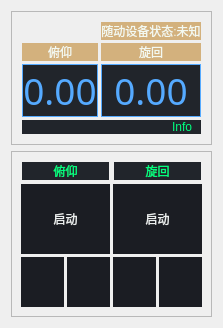
                  <widget class="QWidget" name="page_dc_run">
                   <layout class="QVBoxLayout" name="verticalLayout_5">
                    <item>
                     <widget class="QFrame" name="frame_2">
                      <property name="maximumSize">
                       <size>
                        <width>16777215</width>
                        <height>300</height>
                       </size>
                      </property>
                      <property name="frameShape">
                       <enum>QFrame::StyledPanel</enum>
                      </property>
                      <property name="frameShadow">
                       <enum>QFrame::Raised</enum>
                      </property>
                      <layout class="QHBoxLayout" name="horizontalLayout_10">
                       <item>
                        <layout class="QGridLayout" name="gridLayout">
                         <property name="spacing">
                          <number>1</number>
                         </property>
                         <item row="3" column="0">
                          <widget class="QLabel" name="label_fy_angle">
                           <property name="font">
                            <font>
                             <family>Pixel LCD7</family>
                             <pointsize>28</pointsize>
                            </font>
                           </property>
                           <property name="styleSheet">
                            <string notr="true">color: rgb(85, 170, 255);
margin:1px;
background-color: rgb(33, 37, 43);</string>
                           </property>
                           <property name="frameShape">
                            <enum>QFrame::Box</enum>
                           </property>
                           <property name="text">
                            <string>0.00</string>
                           </property>
                           <property name="alignment">
                            <set>Qt::AlignCenter</set>
                           </property>
                          </widget>
                         </item>
                         <item row="3" column="1">
                          <widget class="QLabel" name="label_xh_angle">
                           <property name="font">
                            <font>
                             <family>Pixel LCD7</family>
                             <pointsize>28</pointsize>
                            </font>
                           </property>
                           <property name="styleSheet">
                            <string notr="true">color: rgb(85, 170, 255);
margin:1px;
background-color: rgb(33, 37, 43);</string>
                           </property>
                           <property name="frameShape">
                            <enum>QFrame::Box</enum>
                           </property>
                           <property name="text">
                            <string>0.00</string>
                           </property>
                           <property name="alignment">
                            <set>Qt::AlignCenter</set>
                           </property>
                          </widget>
                         </item>
                         <item row="4" column="0" colspan="2">
                          <widget class="QLabel" name="label_dc_Info">
                           <property name="maximumSize">
                            <size>
                             <width>16777215</width>
                             <height>35</height>
                            </size>
                           </property>
                           <property name="styleSheet">
                            <string notr="true">background-color: rgb(33, 37, 43);
padding-right:6px;
margin:1px;
color: rgb(0, 255, 127);</string>
                           </property>
                           <property name="text">
                            <string>Info</string>
                           </property>
                           <property name="alignment">
                            <set>Qt::AlignRight|Qt::AlignTrailing|Qt::AlignVCenter</set>
                           </property>
                          </widget>
                         </item>
                         <item row="2" column="1">
                          <widget class="QLabel" name="label_5">
                           <property name="maximumSize">
                            <size>
                             <width>16777215</width>
                             <height>35</height>
                            </size>
                           </property>
                           <property name="styleSheet">
                            <string notr="true">background-color:#d3b17d;
margin:1px;
color:#f3f9f1;</string>
                           </property>
                           <property name="text">
                            <string>旋回</string>
                           </property>
                           <property name="alignment">
                            <set>Qt::AlignCenter</set>
                           </property>
                          </widget>
                         </item>
                         <item row="2" column="0">
                          <widget class="QLabel" name="label_6">
                           <property name="maximumSize">
                            <size>
                             <width>16777215</width>
                             <height>35</height>
                            </size>
                           </property>
                           <property name="styleSheet">
                            <string notr="true">background-color:#d3b17d;
margin:1px;
color:#f3f9f1;</string>
                           </property>
                           <property name="text">
                            <string>俯仰</string>
                           </property>
                           <property name="alignment">
                            <set>Qt::AlignCenter</set>
                           </property>
                          </widget>
                         </item>
                         <item row="0" column="1">
                          <widget class="QLabel" name="label_2">
                           <property name="maximumSize">
                            <size>
                             <width>16777215</width>
                             <height>35</height>
                            </size>
                           </property>
                           <property name="styleSheet">
                            <string notr="true">background-color:#d3b17d;
margin:1px;
color:#f3f9f1;</string>
                           </property>
                           <property name="text">
                            <string>随动设备状态:未知</string>
                           </property>
                           <property name="alignment">
                            <set>Qt::AlignCenter</set>
                           </property>
                          </widget>
                         </item>
                        </layout>
                       </item>
                      </layout>
                     </widget>
                    </item>
                    <item>
                     <widget class="QFrame" name="frame_5">
                      <property name="frameShape">
                       <enum>QFrame::StyledPanel</enum>
                      </property>
                      <property name="frameShadow">
                       <enum>QFrame::Raised</enum>
                      </property>
                      <layout class="QHBoxLayout" name="horizontalLayout_11">
                       <item>
                        <layout class="QGridLayout" name="gridLayout_2">
                         <property name="spacing">
                          <number>3</number>
                         </property>
                         <item row="2" column="1">
                          <widget class="QPushButton" name="pushButton_DC_MainPower_Ctl">
                           <property name="sizePolicy">
                            <sizepolicy hsizetype="Preferred" vsizetype="Preferred">
                             <horstretch>0</horstretch>
                             <verstretch>0</verstretch>
                            </sizepolicy>
                           </property>
                           <property name="minimumSize">
                            <size>
                             <width>0</width>
                             <height>50</height>
                            </size>
                           </property>
                           <property name="maximumSize">
                            <size>
                             <width>16777215</width>
                             <height>16777215</height>
                            </size>
                           </property>
                           <property name="styleSheet">
                            <string notr="true">QPushButton {
	background-image: url(:/images_icons_20/images/icons/20x20/cil-check-alt.png);
	background-position: center;
	background-repeat: no-reperat;
	border: none;
	background-color: rgb(27, 29, 35);
}
QPushButton:hover {
	background-color: rgb(33, 37, 43);
}
QPushButton:pressed {	
	background-color: rgb(85, 170, 255);
}</string>
                           </property>
                           <property name="text">
                            <string/>
                           </property>
                          </widget>
                         </item>
                         <item row="2" column="0">
                          <widget class="QPushButton" name="pushButton_DC_SpeakerCtl">
                           <property name="sizePolicy">
                            <sizepolicy hsizetype="Preferred" vsizetype="Preferred">
                             <horstretch>0</horstretch>
                             <verstretch>0</verstretch>
                            </sizepolicy>
                           </property>
                           <property name="minimumSize">
                            <size>
                             <width>0</width>
                             <height>50</height>
                            </size>
                           </property>
                           <property name="maximumSize">
                            <size>
                             <width>16777215</width>
                             <height>16777215</height>
                            </size>
                           </property>
                           <property name="styleSheet">
                            <string notr="true">QPushButton {
	background-image: url(:/images_icons_20/images/icons/20x20/cil-volume-off.png);
	background-position: center;
	background-repeat: no-reperat;
	border: none;
	background-color: rgb(27, 29, 35);
}
QPushButton:hover {
	background-color: rgb(33, 37, 43);
}
QPushButton:pressed {	
	background-color: rgb(85, 170, 255);
}</string>
                           </property>
                           <property name="text">
                            <string/>
                           </property>
                          </widget>
                         </item>
                         <item row="0" column="0" colspan="2">
                          <widget class="QLabel" name="label_8">
                           <property name="sizePolicy">
                            <sizepolicy hsizetype="Expanding" vsizetype="Preferred">
                             <horstretch>0</horstretch>
                             <verstretch>0</verstretch>
                            </sizepolicy>
                           </property>
                           <property name="maximumSize">
                            <size>
                             <width>16777215</width>
                             <height>45</height>
                            </size>
                           </property>
                           <property name="styleSheet">
                            <string notr="true">background-color: rgb(33, 37, 43);
margin:1px;
color: rgb(0, 255, 127);</string>
                           </property>
                           <property name="text">
                            <string>俯仰</string>
                           </property>
                           <property name="alignment">
                            <set>Qt::AlignCenter</set>
                           </property>
                          </widget>
                         </item>
                         <item row="2" column="3">
                          <widget class="QPushButton" name="pushButton_DC_XHRun_Right">
                           <property name="sizePolicy">
                            <sizepolicy hsizetype="Preferred" vsizetype="Preferred">
                             <horstretch>0</horstretch>
                             <verstretch>0</verstretch>
                            </sizepolicy>
                           </property>
                           <property name="minimumSize">
                            <size>
                             <width>0</width>
                             <height>50</height>
                            </size>
                           </property>
                           <property name="maximumSize">
                            <size>
                             <width>16777215</width>
                             <height>16777215</height>
                            </size>
                           </property>
                           <property name="styleSheet">
                            <string notr="true">QPushButton {
	background-image: url(:/images_icons_20/images/icons/20x20/cil-arrow-right.png);
	background-position: center;
	background-repeat: no-reperat;
	border: none;
	background-color: rgb(27, 29, 35);
}
QPushButton:hover {
	background-color: rgb(33, 37, 43);
}
QPushButton:pressed {	
	background-color: rgb(85, 170, 255);
}</string>
                           </property>
                           <property name="text">
                            <string/>
                           </property>
                          </widget>
                         </item>
                         <item row="2" column="2">
                          <widget class="QPushButton" name="pushButton_DC_XHRun_Left">
                           <property name="sizePolicy">
                            <sizepolicy hsizetype="Preferred" vsizetype="Preferred">
                             <horstretch>0</horstretch>
                             <verstretch>0</verstretch>
                            </sizepolicy>
                           </property>
                           <property name="minimumSize">
                            <size>
                             <width>0</width>
                             <height>50</height>
                            </size>
                           </property>
                           <property name="maximumSize">
                            <size>
                             <width>16777215</width>
                             <height>16777215</height>
                            </size>
                           </property>
                           <property name="styleSheet">
                            <string notr="true">QPushButton {
	background-image: url(:/images_icons_20/images/icons/20x20/cil-arrow-left.png);
	background-position: center;
	background-repeat: no-reperat;
	border: none;
	background-color: rgb(27, 29, 35);
}
QPushButton:hover {
	background-color: rgb(33, 37, 43);
}
QPushButton:pressed {	
	background-color: rgb(85, 170, 255);
}</string>
                           </property>
                           <property name="text">
                            <string/>
                           </property>
                          </widget>
                         </item>
                         <item row="1" column="2" colspan="2">
                          <widget class="QPushButton" name="pushButton_DC_XHRunCtl">
                           <property name="sizePolicy">
                            <sizepolicy hsizetype="Expanding" vsizetype="Preferred">
                             <horstretch>0</horstretch>
                             <verstretch>0</verstretch>
                            </sizepolicy>
                           </property>
                           <property name="minimumSize">
                            <size>
                             <width>0</width>
                             <height>70</height>
                            </size>
                           </property>
                           <property name="maximumSize">
                            <size>
                             <width>16777215</width>
                             <height>16777215</height>
                            </size>
                           </property>
                           <property name="styleSheet">
                            <string notr="true">QPushButton {
	color: rgb(234,237,237);
	background-position: center;
	background-repeat: no-reperat;
	border: none;
	background-color: rgb(27, 29, 35);
}
QPushButton:hover {
	background-color: rgb(33, 37, 43);
}
QPushButton:pressed {	
	background-color: rgb(85, 170, 255);
}</string>
                           </property>
                           <property name="text">
                            <string>启动</string>
                           </property>
                          </widget>
                         </item>
                         <item row="0" column="2" colspan="2">
                          <widget class="QLabel" name="label_11">
                           <property name="sizePolicy">
                            <sizepolicy hsizetype="Expanding" vsizetype="Preferred">
                             <horstretch>0</horstretch>
                             <verstretch>0</verstretch>
                            </sizepolicy>
                           </property>
                           <property name="maximumSize">
                            <size>
                             <width>16777215</width>
                             <height>45</height>
                            </size>
                           </property>
                           <property name="styleSheet">
                            <string notr="true">background-color: rgb(33, 37, 43);
margin:1px;
color: rgb(0, 255, 127);</string>
                           </property>
                           <property name="text">
                            <string>旋回</string>
                           </property>
                           <property name="alignment">
                            <set>Qt::AlignCenter</set>
                           </property>
                          </widget>
                         </item>
                         <item row="1" column="0" colspan="2">
                          <widget class="QPushButton" name="pushButton_DC_FYRunCtl">
                           <property name="sizePolicy">
                            <sizepolicy hsizetype="Expanding" vsizetype="Preferred">
                             <horstretch>0</horstretch>
                             <verstretch>0</verstretch>
                            </sizepolicy>
                           </property>
                           <property name="minimumSize">
                            <size>
                             <width>0</width>
                             <height>70</height>
                            </size>
                           </property>
                           <property name="maximumSize">
                            <size>
                             <width>16777215</width>
                             <height>16777215</height>
                            </size>
                           </property>
                           <property name="styleSheet">
                            <string notr="true">QPushButton {
	color: rgb(234,237,237);
	background-position: center;
	background-repeat: no-reperat;
	border: none;
	background-color: rgb(27, 29, 35);
}
QPushButton:hover {
	background-color: rgb(33, 37, 43);
}
QPushButton:pressed {	
	background-color: rgb(85, 170, 255);
}</string>
                           </property>
                           <property name="text">
                            <string>启动</string>
                           </property>
                          </widget>
                         </item>
                        </layout>
                       </item>
                      </layout>
                     </widget>
                    </item>
                   </layout>
                  </widget>
